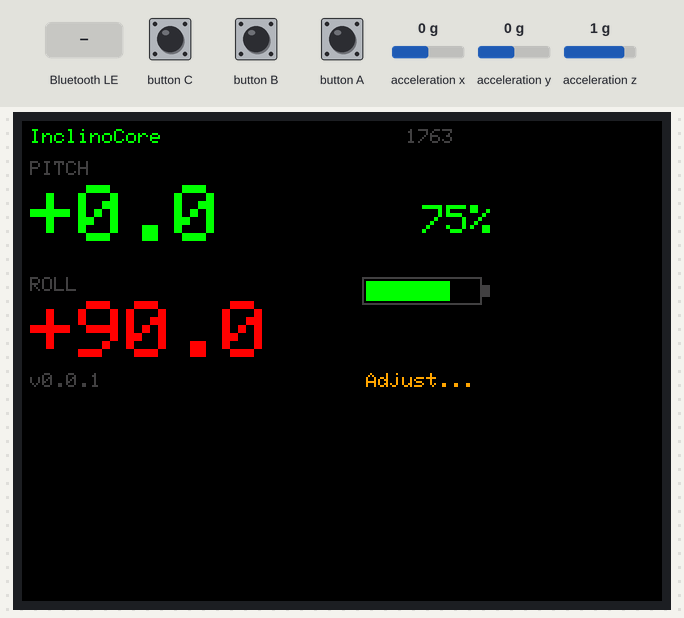
The program below on a simulated ESP32. Shown: 320×240 colour display. The inputs (shaded band) are chosen by the test bench; at power-on: acceleration x 0 g, acceleration y 0 g, acceleration z 1 g. EEPROM starts erased; nothing arrives over Bluetooth unless stated; a phone connects over Bluetooth LE 3 s after start; what the program prints to the serial monitor is not drawn.

Above: at 6.43 s.
6.6 s: Bluetooth LE write "KNOWNMAC:" received
At 7.39 s:
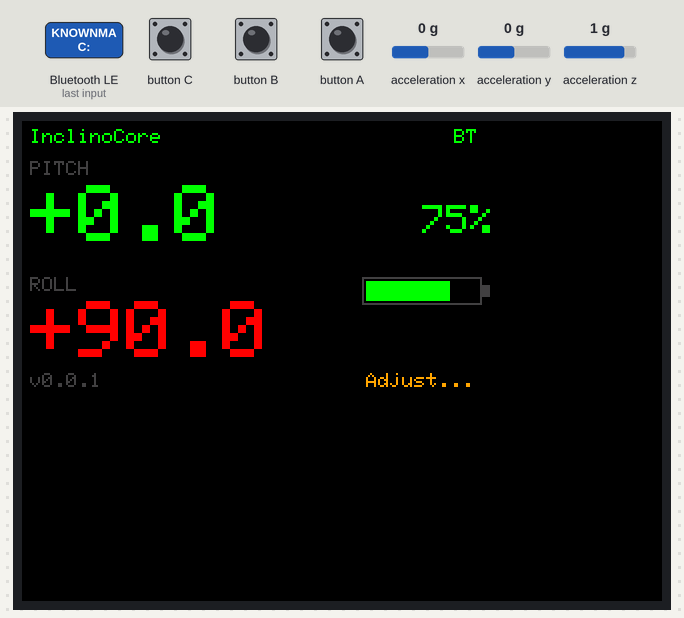
8.4 s: button A pressed for 3.2 s
At 11.8 s:
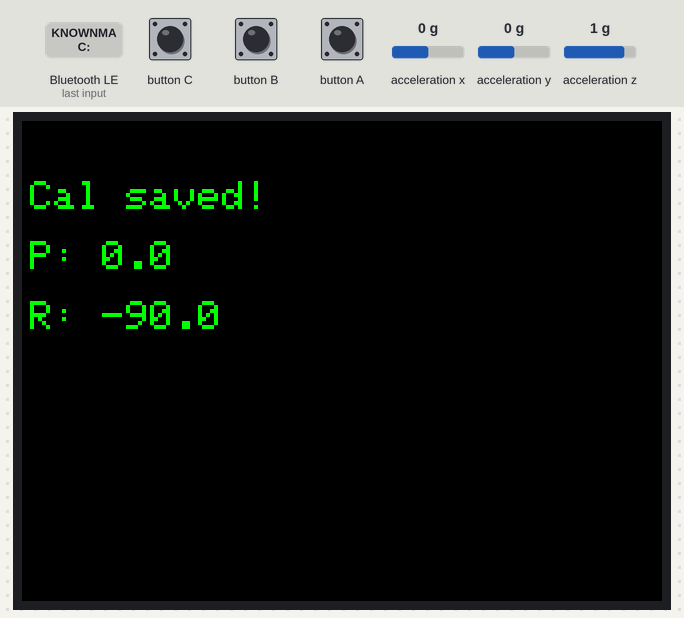
14.6 s: button B pressed for 0.15 s
At 15.9 s:
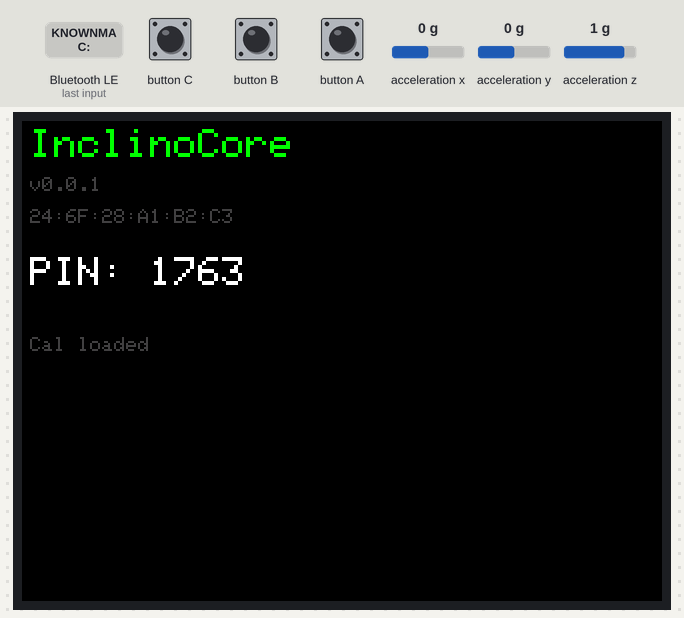
17.7 s: Bluetooth LE write "CAL" received
At 25.5 s:
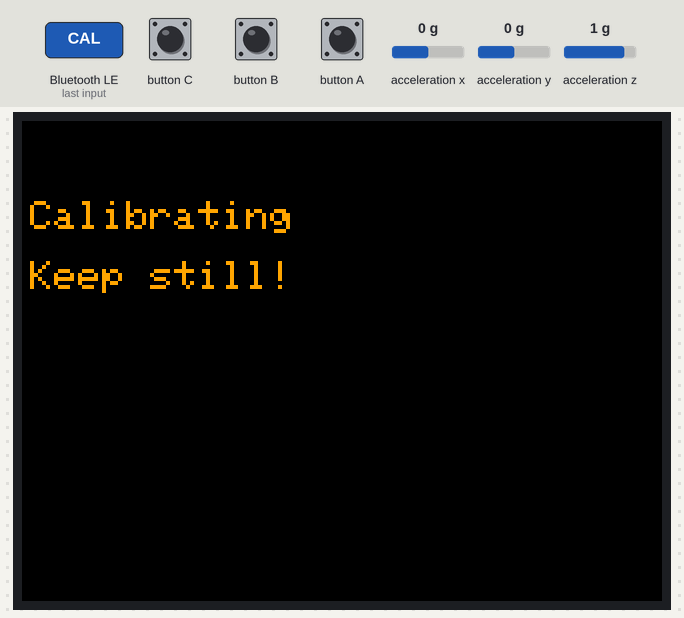
Timing chart, 0 to 26.3 s (numbered marks = the images above; inputs shaded):
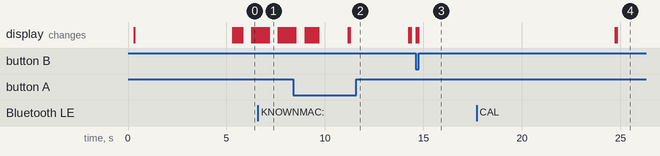

Measured:
- after the input at 6.6 s, the display: first differs from a run without the input after 0.17 s (image 1)
- after the input at 8.4 s, the display: first differs from a run without the input after 1.3 s (image 2 shows a later state)
- after the input at 14.6 s, the display: first differs from a run without the input after 0.13 s (image 3)
- after the input at 17.7 s, the display: first differs from a run without the input after 7.1 s (image 4)
- what the display in image 1 shows lasts 0.4 s, from 7.2 s to 7.6 s

The program:

main.cpp
```cpp
#include <Arduino.h>
#include <M5Unified.h>
#include <Preferences.h>
#include <NimBLEDevice.h>
#include <esp_mac.h>
#include <math.h>

#define CAL_HOLD_MS 1000

#define NUS_SERVICE_UUID  "6E400001-B5A3-F393-E0A9-E50E24DCCA9E"
#define NUS_RX_UUID       "6E400002-B5A3-F393-E0A9-E50E24DCCA9E"
#define NUS_TX_UUID       "6E400003-B5A3-F393-E0A9-E50E24DCCA9E"

#define C_BG    TFT_BLACK
#define C_GREEN 0x07E0
#define C_AMBER 0xFD20
#define C_WHITE TFT_WHITE
#define C_DIM   0x4208
#define C_RED   TFT_RED

char     deviceNickname[32] = "InclinoCore";
char     bleAdvName[32]     = "InclinoCore";
uint16_t devicePIN          = 0;

void generateBleAdvName() {
  uint8_t mac[6];
  esp_read_mac(mac, ESP_MAC_WIFI_STA);
  snprintf(bleAdvName, sizeof(bleAdvName), "Core#%02X%02X%02X%02X%02X%02X",
    mac[0], mac[1], mac[2], mac[3], mac[4], mac[5]);
}

uint16_t generatePIN() {
  uint8_t mac[6];
  esp_read_mac(mac, ESP_MAC_WIFI_STA);
  return (mac[4] * 256 + mac[5]) % 9000 + 1000;
}

Preferences prefs;

float pitchOffset   = 0.0;
float rollOffset    = 0.0;
// Median filter — 5 samples, eliminates spikes without lag
#define MF_SIZE 7
float pitchBuf[MF_SIZE] = {0};
float rollBuf[MF_SIZE]  = {0};
int   mfIndex = 0;
bool  mfFull  = false;

float medianOf5(float* buf) {
  float tmp[MF_SIZE];
  memcpy(tmp, buf, sizeof(tmp));
  // Simple sort
  for (int i = 0; i < MF_SIZE-1; i++)
    for (int j = i+1; j < MF_SIZE; j++)
      if (tmp[j] < tmp[i]) { float t=tmp[i]; tmp[i]=tmp[j]; tmp[j]=t; }
  return tmp[MF_SIZE/2];
}

const uint8_t BRIGHTNESS_LEVELS[] = {64, 128, 192, 255};
const int     BRIGHTNESS_COUNT    = 4;
int           brightnessIndex     = 0;

bool          btnWasPressed    = false;
unsigned long btnPressTime     = 0;
bool          calibratePending = false;
bool          pinVerified      = false;

NimBLEServer*         pServer = nullptr;
NimBLECharacteristic* pTxChar = nullptr;
bool bleConnected = false;

class ServerCallbacks : public NimBLEServerCallbacks {
  void onConnect(NimBLEServer* s) override {
    bleConnected = true;
    Serial.println("BLE connected");
  }
  void onDisconnect(NimBLEServer* s) override {
    bleConnected = false;
    pinVerified  = false;
    Serial.println("BLE disconnected");
    NimBLEDevice::startAdvertising();
  }
};

void saveNickname();

class RxCallbacks : public NimBLECharacteristicCallbacks {
  void onWrite(NimBLECharacteristic* c) override {
    std::string val = c->getValue();
    String cmd = String(val.c_str());
    cmd.trim();
    Serial.printf("BLE RX: %s\n", cmd.c_str());
    if (cmd.startsWith("KNOWNMAC:")) {
      pinVerified = true;
      if (pTxChar) {
        String ack = "{\"pin\":\"ok\",\"n\":\"" + String(deviceNickname) + "\"}\n";
        pTxChar->setValue((uint8_t*)ack.c_str(), ack.length());
        pTxChar->notify();
      }
    } else if (cmd.startsWith("PIN:")) {
      uint16_t entered = cmd.substring(4).toInt();
      if (entered == devicePIN) {
        pinVerified = true;
        if (pTxChar) {
          String ack = String("{\"pin\":\"ok\",\"n\":\"") + deviceNickname + "\"}\n";
          pTxChar->setValue((uint8_t*)ack.c_str(), ack.length());
          pTxChar->notify();
        }
      } else {
        if (pTxChar) {
          String nak = "{\"pin\":\"fail\"}\n";
          pTxChar->setValue((uint8_t*)nak.c_str(), nak.length());
          pTxChar->notify();
        }
      }
    } else if (cmd == "CAL") {
      if (pinVerified) calibratePending = true;
    } else if (cmd.startsWith("NICK:")) {
      String nick = cmd.substring(5);
      nick.trim();
      if (nick.length() > 0 && nick.length() < 32) {
        nick.toCharArray(deviceNickname, sizeof(deviceNickname));
        saveNickname();
      }
    }
  }
};

void setupBLE() {
  NimBLEDevice::init(bleAdvName);
  pServer = NimBLEDevice::createServer();
  pServer->setCallbacks(new ServerCallbacks());
  NimBLEService* pService = pServer->createService(NUS_SERVICE_UUID);
  pTxChar = pService->createCharacteristic(NUS_TX_UUID, NIMBLE_PROPERTY::NOTIFY);
  auto* pRxChar = pService->createCharacteristic(
    NUS_RX_UUID,
    NIMBLE_PROPERTY::READ | NIMBLE_PROPERTY::WRITE | NIMBLE_PROPERTY::WRITE_NR);
  pRxChar->setCallbacks(new RxCallbacks());
  pService->start();
  NimBLEAdvertising* pAdv = NimBLEDevice::getAdvertising();
  pAdv->addServiceUUID(NUS_SERVICE_UUID);
  pAdv->setScanResponse(true);
  NimBLEDevice::startAdvertising();
  Serial.printf("BLE advertising as '%s'\n", bleAdvName);
}

void saveNickname() {
  prefs.begin("inclinocar", false);
  prefs.putString("nickname", deviceNickname);
  prefs.end();
}

void loadNickname() {
  prefs.begin("inclinocar", true);
  String s = prefs.getString("nickname", "InclinoCore");
  prefs.end();
  s.toCharArray(deviceNickname, sizeof(deviceNickname));
}

void saveOffsets() {
  prefs.begin("inclinocar", false);
  prefs.putFloat("pitchOff", pitchOffset);
  prefs.putFloat("rollOff",  rollOffset);
  prefs.end();
}

void loadOffsets() {
  prefs.begin("inclinocar", true);
  pitchOffset     = prefs.getFloat("pitchOff", 0.0);
  rollOffset      = prefs.getFloat("rollOff",  0.0f);
  brightnessIndex = prefs.getInt("brightness", 0);
  prefs.end();
}

void applyBrightness() {
  M5.Display.setBrightness(BRIGHTNESS_LEVELS[brightnessIndex]);
}

void saveBrightness() {
  prefs.begin("inclinocar", false);
  prefs.putInt("brightness", brightnessIndex);
  prefs.end();
}

// Seed median filter with current accel reading
void seedFilters() {
  float ax, ay, az;
  M5.Imu.getAccelData(&ax, &ay, &az);
  float p = atan2(-ax, sqrt(ay*ay + az*az)) * 180.0/PI - pitchOffset;
  float r = atan2(ay, az) * 180.0/PI - 90.0f - rollOffset;
  for (int i = 0; i < MF_SIZE; i++) { pitchBuf[i] = p; rollBuf[i] = r; }
  mfIndex = 0;
  mfFull  = true;
  Serial.printf("Filter seeded: P=%.1f R=%.1f\n", p, r);
}

void drawMainScreen(float pitch, float roll) {
  bool level = abs(pitch) < 1.0 && abs(roll) < 1.0;
  M5.Display.fillScreen(C_BG);

  M5.Display.setTextSize(1);
  M5.Display.setTextColor(C_GREEN, C_BG);
  M5.Display.setCursor(4, 4);
  M5.Display.print(deviceNickname);

  if (bleConnected && pinVerified) {
    M5.Display.setTextColor(C_GREEN, C_BG);
    M5.Display.setCursor(216, 4);
    M5.Display.print("BT");
  } else {
    M5.Display.setTextColor(C_DIM, C_BG);
    char pinStr[10];
    snprintf(pinStr, sizeof(pinStr), "%04d", devicePIN);
    M5.Display.setCursor(192, 4);
    M5.Display.print(pinStr);
  }

  uint16_t pc = abs(pitch) < 1.0 ? C_GREEN : (abs(pitch) < 3.0 ? C_AMBER : C_RED);
  M5.Display.setTextColor(C_DIM, C_BG);
  M5.Display.setTextSize(1);
  M5.Display.setCursor(4, 20);
  M5.Display.print("PITCH");
  M5.Display.setTextColor(pc, C_BG);
  M5.Display.setTextSize(4);
  char buf[12];
  snprintf(buf, sizeof(buf), "%+.1f", pitch);
  M5.Display.setCursor(4, 32);
  M5.Display.print(buf);

  uint16_t rc = abs(roll) < 1.0 ? C_GREEN : (abs(roll) < 3.0 ? C_AMBER : C_RED);
  M5.Display.setTextColor(C_DIM, C_BG);
  M5.Display.setTextSize(1);
  M5.Display.setCursor(4, 78);
  M5.Display.print("ROLL");
  M5.Display.setTextColor(rc, C_BG);
  M5.Display.setTextSize(4);
  snprintf(buf, sizeof(buf), "%+.1f", roll);
  M5.Display.setCursor(4, 90);
  M5.Display.print(buf);

  int   batPct   = M5.Power.getBatteryLevel();
  bool  charging = M5.Power.isCharging();
  uint16_t batColor = batPct > 50 ? C_GREEN : (batPct > 20 ? C_AMBER : C_RED);
  M5.Display.setTextColor(batColor, C_BG);
  M5.Display.setTextSize(2);
  char batStr[8];
  snprintf(batStr, sizeof(batStr), "%d%%", batPct);
  int batX = 236 - strlen(batStr) * 12;
  M5.Display.setCursor(batX, 42);
  M5.Display.print(batStr);
  M5.Display.setTextSize(1);
  if (charging) {
    M5.Display.setTextColor(C_AMBER, C_BG);
    M5.Display.setCursor(204, 66);
    M5.Display.print("CHG");
  }
  M5.Display.drawRect(170, 78, 60, 14, C_DIM);
  M5.Display.fillRect(230, 82, 4, 6, C_DIM);
  int fillW = (56 * batPct) / 100;
  if (fillW > 0) M5.Display.fillRect(172, 80, fillW, 10, batColor);

  M5.Display.setTextSize(1);
  M5.Display.setTextColor(level ? C_GREEN : C_AMBER, C_BG);
  M5.Display.setCursor(level ? 160 : 172, 126);
  M5.Display.print(level ? "** LEVEL **" : "Adjust...");
  M5.Display.setTextColor(C_DIM, C_BG);
  M5.Display.setCursor(4, 126);
  M5.Display.print(FW_VERSION);
}

void calibrate() {
  M5.Display.fillScreen(C_BG);
  M5.Display.setTextColor(C_AMBER, C_BG);
  M5.Display.setTextSize(2);
  M5.Display.setCursor(4, 40);
  M5.Display.print("Calibrating");
  M5.Display.setCursor(4, 70);
  M5.Display.print("Keep still!");
  delay(500);

  float pSum = 0, rSum = 0;
  for (int i = 0; i < 50; i++) {
    float ax, ay, az;
    M5.Imu.getAccelData(&ax, &ay, &az);
    pSum += -atan2(ay, ax) * 180.0/PI;
    rSum += -atan2(az, ax) * 180.0/PI;
    delay(20);
  }
  pitchOffset = pSum / 50.0;
  rollOffset  = rSum / 50.0;  // raw accel average at mounting position
  saveOffsets();

  // Seed filter immediately after cal
  seedFilters();

  M5.Display.fillScreen(C_BG);
  M5.Display.setTextColor(C_GREEN, C_BG);
  M5.Display.setTextSize(2);
  M5.Display.setCursor(4, 30);
  M5.Display.print("Cal saved!");
  char buf[20];
  snprintf(buf, sizeof(buf), "P: %.1f", pitchOffset);
  M5.Display.setCursor(4, 60); M5.Display.print(buf);
  snprintf(buf, sizeof(buf), "R: %.1f", rollOffset);
  M5.Display.setCursor(4, 90); M5.Display.print(buf);
  delay(3000);
}

void cycleBrightness() {
  brightnessIndex = (brightnessIndex + 1) % BRIGHTNESS_COUNT;
  applyBrightness();
  saveBrightness();
  M5.Display.fillScreen(C_BG);
  M5.Display.setTextColor(C_GREEN, C_BG);
  M5.Display.setTextSize(2);
  M5.Display.setCursor(4, 30);
  M5.Display.print("Brightness");
  int pct = (brightnessIndex + 1) * 25;
  char buf[8];
  snprintf(buf, sizeof(buf), "%d%%", pct);
  M5.Display.setTextSize(4);
  M5.Display.setCursor(60, 60);
  M5.Display.print(buf);
  delay(800);
}

void drawBootScreen() {
  uint8_t mac[6];
  esp_read_mac(mac, ESP_MAC_WIFI_STA);
  char macStr[18];
  snprintf(macStr, sizeof(macStr), "%02X:%02X:%02X:%02X:%02X:%02X",
    mac[0],mac[1],mac[2],mac[3],mac[4],mac[5]);

  M5.Display.fillScreen(C_BG);
  M5.Display.setTextColor(C_GREEN, C_BG);
  M5.Display.setTextSize(2);
  M5.Display.setCursor(4, 4);
  M5.Display.print(deviceNickname);
  M5.Display.setTextSize(1);
  M5.Display.setTextColor(C_DIM, C_BG);
  M5.Display.setCursor(4, 28);
  M5.Display.print(FW_VERSION);
  M5.Display.setCursor(4, 44);
  M5.Display.print(macStr);
  M5.Display.setTextColor(C_WHITE, C_BG);
  M5.Display.setTextSize(2);
  M5.Display.setCursor(4, 68);
  char pinStr[14];
  snprintf(pinStr, sizeof(pinStr), "PIN: %04d", devicePIN);
  M5.Display.print(pinStr);
  M5.Display.setTextSize(1);
  M5.Display.setTextColor(C_DIM, C_BG);
  M5.Display.setCursor(4, 108);
  M5.Display.print((pitchOffset != 0.0 || rollOffset != 0.0) ?
    "Cal loaded" : "Hold BtnA: cal");
}

void handleButton() {
  M5.update();
  bool pressed = M5.BtnA.isPressed();
  if (pressed && !btnWasPressed) {
    btnPressTime  = millis();
    btnWasPressed = true;
  }
  if (!pressed && btnWasPressed) {
    btnWasPressed = false;
    if (millis() - btnPressTime < CAL_HOLD_MS) cycleBrightness();
  }
  if (pressed && btnWasPressed && millis() - btnPressTime >= CAL_HOLD_MS) {
    btnWasPressed = false;
    calibrate();
  }

  if (M5.BtnB.wasPressed()) {
    // Show boot screen (nickname, MAC, PIN) for 10s — easier to read the pairing PIN
    drawBootScreen();
    delay(10000);
  }
}

void setup() {
  M5.begin();
  Serial.begin(115200);
  Serial.println("InclinoCore M5 starting...");

  M5.Display.setRotation(1);
  M5.Display.fillScreen(C_BG);
  M5.Display.setTextColor(C_GREEN, C_BG);
  M5.Display.setTextSize(2);
  M5.Display.setCursor(4, 40);
  M5.Display.print("InclinoCore");
  M5.Display.setTextSize(1);
  M5.Display.setTextColor(C_DIM, C_BG);
  M5.Display.setCursor(4, 70);
  M5.Display.print(FW_VERSION);
  M5.Display.setCursor(4, 86);
  M5.Display.print("Starting...");

  M5.Imu.init();
  loadOffsets();
  loadNickname();
  generateBleAdvName();
  devicePIN = generatePIN();
  applyBrightness();
  setupBLE();

  // Seed filter after everything is loaded
  seedFilters();

  drawBootScreen();
  delay(5000);
}

void loop() {
  handleButton();
  if (calibratePending) { calibratePending = false; calibrate(); }

  float ax, ay, az;
  M5.Imu.getAccelData(&ax, &ay, &az);

  // Mounted orientation: ax≈+1 when level
  float rawPitch = -atan2(ay, ax) * 180.0/PI;  // front/back: positive = back lifted
  float rawRoll  = -atan2(az, ax) * 180.0/PI;  // left/right: positive = right lifted

  float rotPitch = rawPitch - pitchOffset;
  float rotRoll  = rawRoll  - rollOffset;

  // Median filter
  pitchBuf[mfIndex] = rotPitch;
  rollBuf[mfIndex]  = rotRoll;
  mfIndex = (mfIndex + 1) % MF_SIZE;
  if (mfIndex == 0) mfFull = true;

  float pitch = -medianOf5(pitchBuf);
  float roll  = -medianOf5(rollBuf);

  if (bleConnected && pinVerified) {
    char buf[96];
    snprintf(buf, sizeof(buf), "{\"p\":%.1f,\"r\":%.1f,\"n\":\"%s\"}\n",
      pitch, roll, deviceNickname);
    pTxChar->setValue((uint8_t*)buf, strlen(buf));
    pTxChar->notify();
  }

  Serial.printf("P:%+.1f R:%+.1f BLE:%s\n", pitch, roll, bleConnected ? "connected" : "advertising");

  drawMainScreen(pitch, roll);
  delay(100);
}
```
